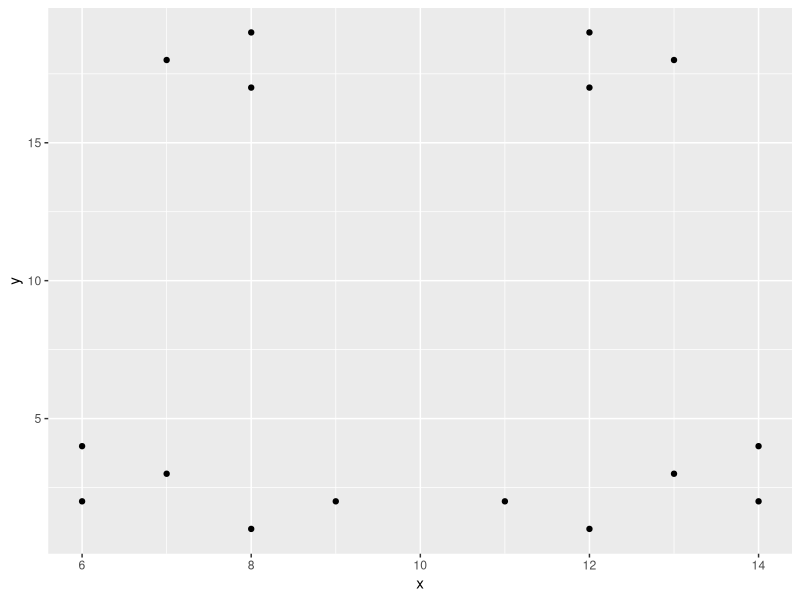
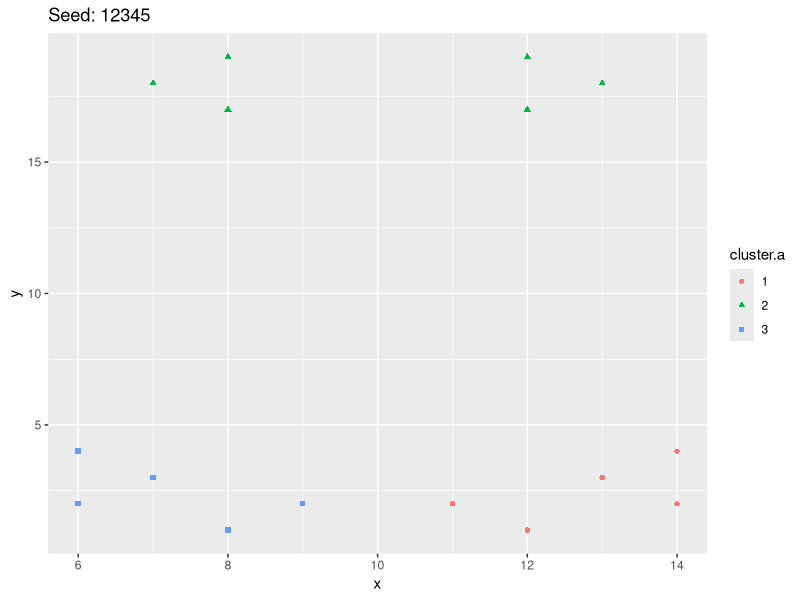
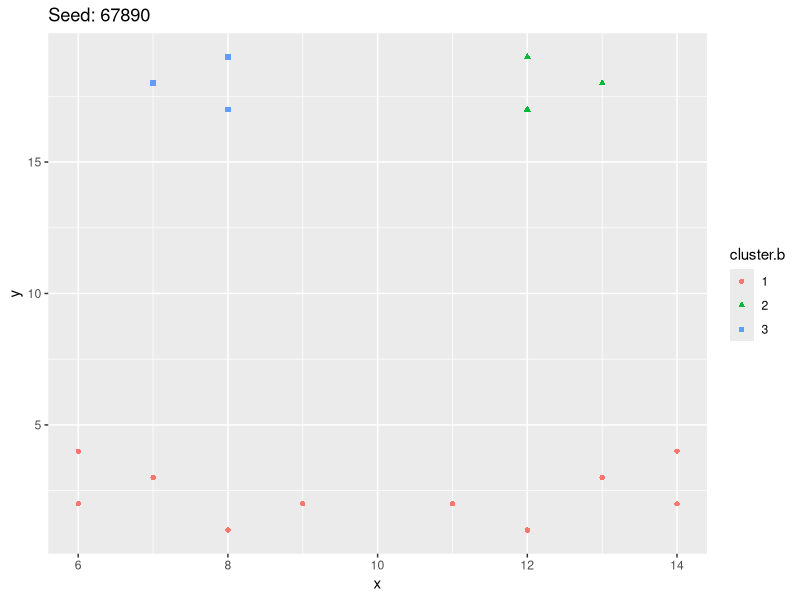

These charts were generated, in order, by the following R code:
library(tidyverse)
library(stats) # for kmeans
library(caret) # for normalizer

# load the data
# from https://docs.google.com/spreadsheets/d/1rhUJJ40zsQuGFk5_vxbLmN-cJCbaSkWb4YTyHtBoXZY/edit?usp=sharing
example.data <- read.csv("./kmeans/K-means clustering example - data.csv")

# don't normalize in this case

# visualize the raw data prior to clustering
ggplot(data=example.data) +
  geom_point(mapping = aes(x=x, y=y))
# what do you think the 3 clusters will turn out to be?

seed.val <- 12345

set.seed(seed.val)
km.3a <- kmeans(example.data, 
               centers=3)

# add the cluster info to our dataframe
# (as a factor so ggplot will know what to do with it)
example.data$cluster.a <- as.factor(km.3a$cluster)

# visualize the clusters against x and y
ggplot(data=example.data) +
  geom_point(mapping = aes(x=x, y=y, col=cluster.a,
                           shape=cluster.a)) +
  ggtitle(paste("Seed:",seed.val))

km.3a$tot.withinss

# try again
seed.val <- 67890

set.seed(seed.val)
km.3b <- kmeans(example.data, 
                centers=3)

# add the cluster info to our dataframe
# (as a factor so ggplot will know what to do with it)
example.data$cluster.b <- as.factor(km.3b$cluster)

# visualize the clusters against x and y
ggplot(data=example.data) +
  geom_point(mapping = aes(x=x, y=y, col=cluster.b,
                           shape=cluster.b)) +
  ggtitle(paste("Seed:",seed.val))


km.3a$tot.withinss

km.3b$tot.withinss

# which solution is better?

